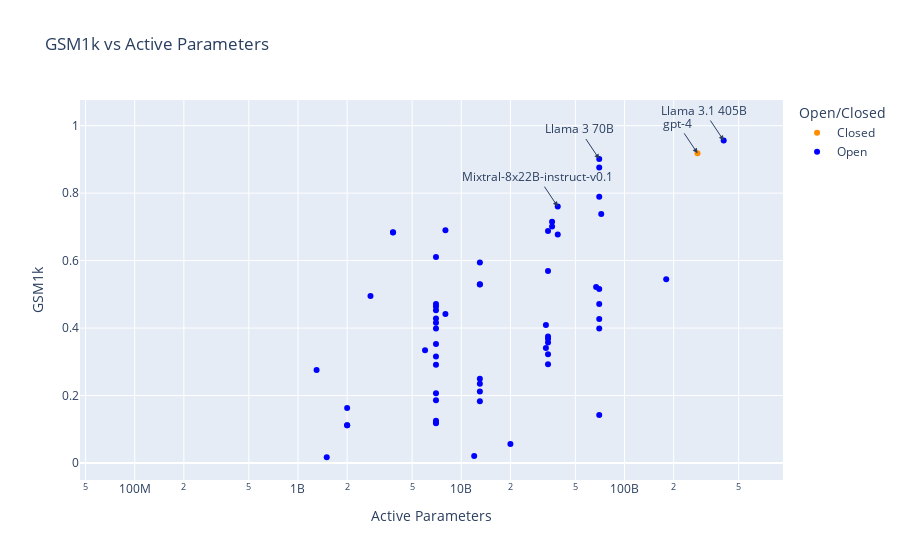

Notebook cell for this chart:
### Code cell
color_map = {'Open': 'blue', 'Closed': 'darkorange'}

highlighted_models = ['Llama 3.1 405B', 'gpt-4', 'Llama 3 70B', 'Mixtral-8x22B-instruct-v0.1'] 
fig = px.scatter(df, x='Active Parameters', y='GSM1k', 
                 color='Open/Closed',
                 title='GSM1k vs Active Parameters',
                 hover_data=['System', 'GSM1k', 'Active Parameters'],
                 color_discrete_map=color_map
                )
fig.update_layout(xaxis_type="log")
for i, row in df.iterrows():
    if row['System'] in highlighted_models:
        fig.add_annotation(
            x=np.log10(row['Active Parameters']),
            y=row['GSM1k'],
            text=row["System"],
            showarrow=True,
            arrowhead=2,
            arrowsize=1,
            arrowwidth=1,
            visible=True,
            ay=-30,
            ax=-20
        )

# Show the plot
fig.show()

### Figure 1 — Plotly figure (JSON) as saved in the notebook; plotly's stock layout.template omitted (floating-point values rounded to 4 significant figures; data arrays with more than 128 entries replaced by an {"elided": "..."} marker saying what was removed)
{"data": [{"customdata": [["claude-2.1"], ["claude-3-haiku-20240307"], ["claude-3-opus-20240229"], ["claude-3-sonnet-20240229"], ["command"], ["gemini-1.5-pro-preview-0409"], ["gemini-pro"], ["gpt-3.5-turbo"], ["gpt-4"], ["gpt-4-turbo"], ["mistral-large-latest"], ["mistral-small"], ["mistral-small-latest"], ["mistral-tiny"], ["claude-2.0"], ["claude-2.1"], ["claude-3-5-sonnet-20240620"], ["claude-3-haiku-20240307"], ["claude-3-opus-20240229"], ["claude-3-sonnet-20240229"], ["gemini-1.0-pro"], ["gemini-1.5-flash"], ["gemini-1.5-pro"], ["glm-4"], ["gpt-3.5-turbo"], ["gpt-3.5-turbo-0125"], ["gpt-4-0613"], ["gpt-4-1106-preview"], ["gpt-4o-2024-05-13"], ["gpt-4o-2024-08-06"], ["gpt-4o-mini"], ["gpt-4o-mini-2024-07-18"], ["o1-mini"], ["o1-preview"], ["BloombergGPT"], ["Chinchilla 70B"], ["Claude 2"], ["Claude 3 Opus"], ["Claude 3 Sonnet"], ["Claude 3.5 Sonnet"], ["code-cushman-001"], ["code-davinci-001"], ["code-davinci-002"], ["Gemini 1.0 Pro"], ["Gemini 1.5 Flash Preview"], ["Gemini 1.5 Pro (April 2024)"], ["Gemini 1.5 Pro (May 2024)"], ["Gemini 1.5 Pro (Exp-0801)"], ["Gemini Ultra"], ["Gopher 280B"], ["GPT-3.5-turbo-16k"], ["GPT-4 (original)"], ["gpt-4-0125-preview"], ["gpt-4-0613"], ["gpt-4-turbo-2024-04-09"], ["GPT-4o"], ["GPT-4o mini"], ["Inflection-2"], ["Inflection-2.5"], ["Mistral Large"], ["PaLM 9B"], ["PaLM 63B"], ["PaLM 540B"], ["PaLM-2"], ["Reka Core"], ["text-ada-001"], ["text-babbage-001"], ["text-curie-001"], ["text-davinci-001"], ["text-davinci-002"], ["text-davinci-003"], ["Yi-Large"]], "hovertemplate": "Open/Closed=Closed<br>Active Parameters=%{x}<br>GSM1k=%{y}<br>System=%{customdata[0]}<extra></extra>", "legendgroup": "Closed", "marker": {"color": "darkorange", "symbol": "circle"}, "mode": "markers", "name": "Closed", "orientation": "v", "showlegend": true, "type": "scatter", "x": [null, null, null, null, null, null, null, null, 280000000000, null, null, null, null, null, null, null, null, null, null, null, null, null, null, null, null, null, null, null, null, null, null, null, null, null, 50000000000, 70000000000, null, null, null, null, 12000000000, 175000000000, null, null, null, null, null, null, null, 280000000000, null, 280000000000, null, null, null, null, null, null, null, null, 8630000000, 62500000000, 540000000000, 340000000000, null, 350000000, 1300000000, 6700000000, 175000000000, 175000000000, 175000000000, null], "xaxis": "x", "y": [0.894, 0.785, 0.825, 0.744, 0.383, 0.879, 0.789, 0.753, 0.918, 0.898, 0.853, 0.605, 0.718, 0.422, null, null, null, null, null, null, null, null, null, null, null, null, null, null, null, null, null, null, null, null, null, null, null, 0.9519, 0.9328, null, null, null, null, 0.7983, 0.9012, 0.9054, 0.9228, null, null, null, null, null, 0.951, null, null, 0.9485, null, null, null, 0.8747, null, null, null, null, null, null, null, null, null, null, null, null], "yaxis": "y"}, {"customdata": {"elided": "145x1 str values"}, "hovertemplate": "Open/Closed=Open<br>Active Parameters=%{x}<br>GSM1k=%{y}<br>System=%{customdata[0]}<extra></extra>", "legendgroup": "Open", "marker": {"color": "blue", "symbol": "circle"}, "mode": "markers", "name": "Open", "orientation": "v", "showlegend": true, "type": "scatter", "x": {"elided": "145 int values"}, "xaxis": "x", "y": {"elided": "145 float values"}, "yaxis": "y"}], "layout": {"annotations": [{"arrowhead": 2, "arrowsize": 1, "arrowwidth": 1, "ax": -20, "ay": -30, "showarrow": true, "text": "gpt-4", "visible": true, "x": 11.45, "y": 0.918}, {"arrowhead": 2, "arrowsize": 1, "arrowwidth": 1, "ax": -20, "ay": -30, "showarrow": true, "text": "Mixtral-8x22B-instruct-v0.1", "visible": true, "x": 10.59, "y": 0.76}, {"arrowhead": 2, "arrowsize": 1, "arrowwidth": 1, "ax": -20, "ay": -30, "showarrow": true, "text": "Llama 3 70B", "visible": true, "x": 10.85, "y": 0.9012}, {"arrowhead": 2, "arrowsize": 1, "arrowwidth": 1, "ax": -20, "ay": -30, "showarrow": true, "text": "Llama 3.1 405B", "visible": true, "x": 11.61, "y": 0.956}], "legend": {"title": {"text": "Open/Closed"}, "tracegroupgap": 0}, "title": {"text": "GSM1k vs Active Parameters"}, "xaxis": {"anchor": "y", "domain": [0, 1], "title": {"text": "Active Parameters"}, "type": "log"}, "yaxis": {"anchor": "x", "domain": [0, 1], "title": {"text": "GSM1k"}}}}
